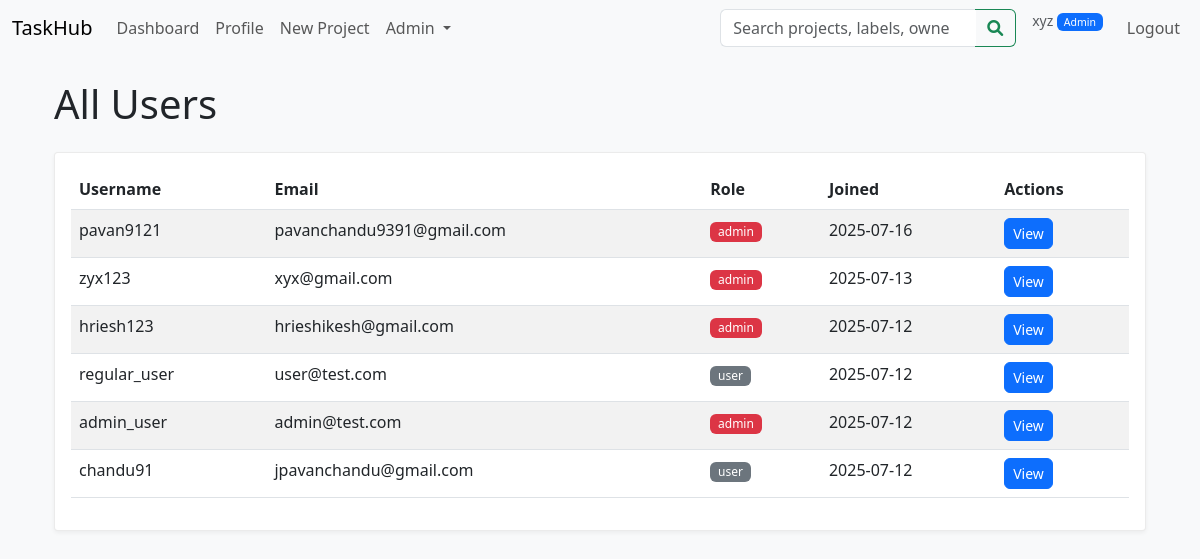
The page /admin/users (signed in) on the database its author committed.
### models/user.py (models this page shows, shortened)
class User(db.Model, UserMixin):
    __tablename__ = 'user'
    id = db.Column(db.Integer, primary_key=True)
    username = db.Column(db.String(80), unique=True, nullable=False, index=True)
    email = db.Column(db.String(120), unique=True, nullable=False, index=True)
    password_hash = db.Column(db.String(128), nullable=False)
    role = db.Column(
        db.Enum('admin', 'user', name='user_roles'),
        default='user',
        nullable=False
    )
    created_at = db.Column(db.DateTime, default=datetime.utcnow)
    updated_at = db.Column(
        db.DateTime,
        default=datetime.utcnow,
        onupdate=datetime.utcnow
    )
    full_name = db.Column(db.String(150))
    job_title = db.Column(db.String(100))
    department = db.Column(db.String(100))
    organization = db.Column(db.String(150))
    location = db.Column(db.String(100))
    bio = db.Column(db.Text)
    avatar_url = db.Column(db.String(255))
    owned_projects = db.relationship(
        'Project',
        back_populates='owner',
        lazy='dynamic'
    )
    projects = db.relationship(
        'Project',
        secondary='project_members',
        back_populates='members',
        lazy='dynamic'
    )
    tasks_created = db.relationship(
        'Task',
        back_populates='creator',
        foreign_keys='Task.creator_id',
        lazy='dynamic'
    )
    assigned_tasks = db.relationship(
        'Task',
        foreign_keys='Task.assignee_id',
        back_populates='assignee',
        lazy='dynamic'
    )
    reported_tasks = db.relationship(
        'Task',
        foreign_keys='Task.reporter_id',
        back_populates='reporter',
        lazy='dynamic'
    )
    task_membership = db.relationship(
        'TaskMember',
        back_populates='user',
        lazy='dynamic',
        cascade='all, delete-orphan'
    )
    tickets_created = db.relationship(
        'Ticket',
        back_populates='creator',
        lazy='dynamic',
        cascade='all, delete-orphan'
    )

### routes/admin_routes.py (the view)
@admin_bp.route("/users")
@login_required
@admin_required
def list_users():
    users = User.query.order_by(User.created_at.desc()).all()
    return render_template("admin/users.html", users=users)

### templates/admin/users.html (shortened to what this page needs)
{% extends "base.html" %}
{% block content %}
<div class="container mt-4">
    <h1 class="mb-4">All Users</h1>
    <div class="card">
        <div class="card-body">
            {% if users %}
                <div class="table-responsive">
                    <table class="table table-striped">
                        <thead>
                            <tr>
                                <th>Username</th>
                                <th>Email</th>
                                <th>Role</th>
                                <th>Joined</th>
                                <th>Actions</th>
                            </tr>
                        </thead>
                        <tbody>
                            {% for user in users %}
                            <tr>
                                <td>{{ user.username }}</td>
                                <td>{{ user.email }}</td>
                                <td>
                                    <span class="badge {% if user.role == 'admin' %}bg-danger{% else %}bg-secondary{% endif %}">
                                        {{ user.role }}
                                    </span>
                                </td>
                                <td>{{ user.created_at.strftime('%Y-%m-%d') }}</td>
                                <td>
                                    <a href="{{ url_for('admin.user_detail', user_id=user.id) }}" class="btn btn-sm btn-primary">View</a>
                                </td>
                            </tr>
                            {% endfor %}
                        </tbody>
                    </table>
                </div>
            {% else %}
                <p class="text-muted">No users found.</p>
            {% endif %}
        </div>
    </div>
</div>
{% endblock %}

### templates/base.html (shortened to what this page needs)
<!DOCTYPE html>
<html lang="en">
<head>
  <link
    href="https://cdn.jsdelivr.net/npm/bootstrap@5.3.0/dist/css/bootstrap.min.css"
    rel="stylesheet"
  >
  <link rel="stylesheet" href="https://cdnjs.cloudflare.com/ajax/libs/font-awesome/6.0.0/css/all.min.css">
  <link rel="stylesheet" href="{{ url_for('static', filename='css/style.css') }}">
</head>
<body>
<nav class="navbar navbar-expand-lg navbar-light bg-light mb-4">
  <div class="container-fluid">
            <a class="navbar-brand" href="{{ url_for('main.index') }}">TaskHub</a>
    <div class="collapse navbar-collapse">
      <ul class="navbar-nav me-auto">
        {% if current_user.is_authenticated %}
          <li class="nav-item">
            <a class="nav-link" href="{{ url_for('main.dashboard') }}">Dashboard</a>
          </li>
          <li class="nav-item">
            <a class="nav-link" href="{{ url_for('main.profile') }}">Profile</a>
          </li>
          <li class="nav-item">
            <a class="nav-link" href="{{ url_for('projects.create') }}">New Project</a>
          </li>
          {% if current_user.role=='admin' %}
            <li class="nav-item dropdown">
              <a class="nav-link dropdown-toggle" href="#" role="button" data-bs-toggle="dropdown">
                Admin
              </a>
            </li>
          {% endif %}
        {% endif %}
      </ul>
      {% if current_user.is_authenticated %}
      <form class="d-flex me-3" method="GET" action="{{ url_for('projects.search_projects') }}" style="min-width: 250px;">
        <div class="input-group">
          <input class="form-control" type="search" name="labels" placeholder="Search projects, labels, owners..."
                 aria-label="Search projects by labels, names, or owners">
          <button class="btn btn-outline-success" type="submit">
            <i class="fas fa-search"></i>
          </button>
        </div>
      </form>
      {% endif %}
      <ul class="navbar-nav">
        {% if current_user.is_authenticated %}
          <li class="nav-item">
            <span class="navbar-text me-3">
              <small class="text-muted">
                {{ current_user.full_name }}
                <span class="badge bg-{{ 'primary' if current_user.role == 'admin' else 'secondary' }}">
                  {{ current_user.role.title() }}
                </span>
              </small>
            </span>
          </li>
          <li class="nav-item">
            <a class="nav-link" href="{{ url_for('auth.logout') }}">Logout</a>
          </li>
        {% endif %}
      </ul>
    </div>
  </div>
</nav>
<div class="container">
  {% block content %}{% endblock %}
</div>
</body>
</html>

### static/css/style.css (style rules this page uses)
body { background-color: #f8f9fa; }
.navbar .input-group { max-width: 300px; }
.navbar .input-group .form-control { border-right: none; }
.navbar .input-group .btn { border-left: none; border-top-left-radius: 0; border-bottom-left-radius: 0; }
.card { border-radius: 0.25rem; }
.card { box-shadow: 0 2px 4px rgba(0,0,0,0.05); border: 1px solid rgba(0,0,0,0.08); transition: box-shadow 0.2s ease; }
.badge { font-weight: 500; }
.btn { border-radius: 6px; font-weight: 500; transition: all 0.2s ease; }

### rows shown on the page
User: full_name "xyz", role "Admin", username "zyx123", email "xyx@gmail.com", role "admin", created_at "2025-07-13"
User: username "pavan9121", email "pavanchandu9391@gmail.com", role "admin", created_at "2025-07-16"
User: username "hriesh123", email "hrieshikesh@gmail.com", role "admin", created_at "2025-07-12"
User: username "regular_user", email "user@test.com", role "user", created_at "2025-07-12"
User: username "admin_user", email "admin@test.com", role "admin", created_at "2025-07-12"
User: username "chandu91", email "jpavanchandu@gmail.com", role "user", created_at "2025-07-12"
